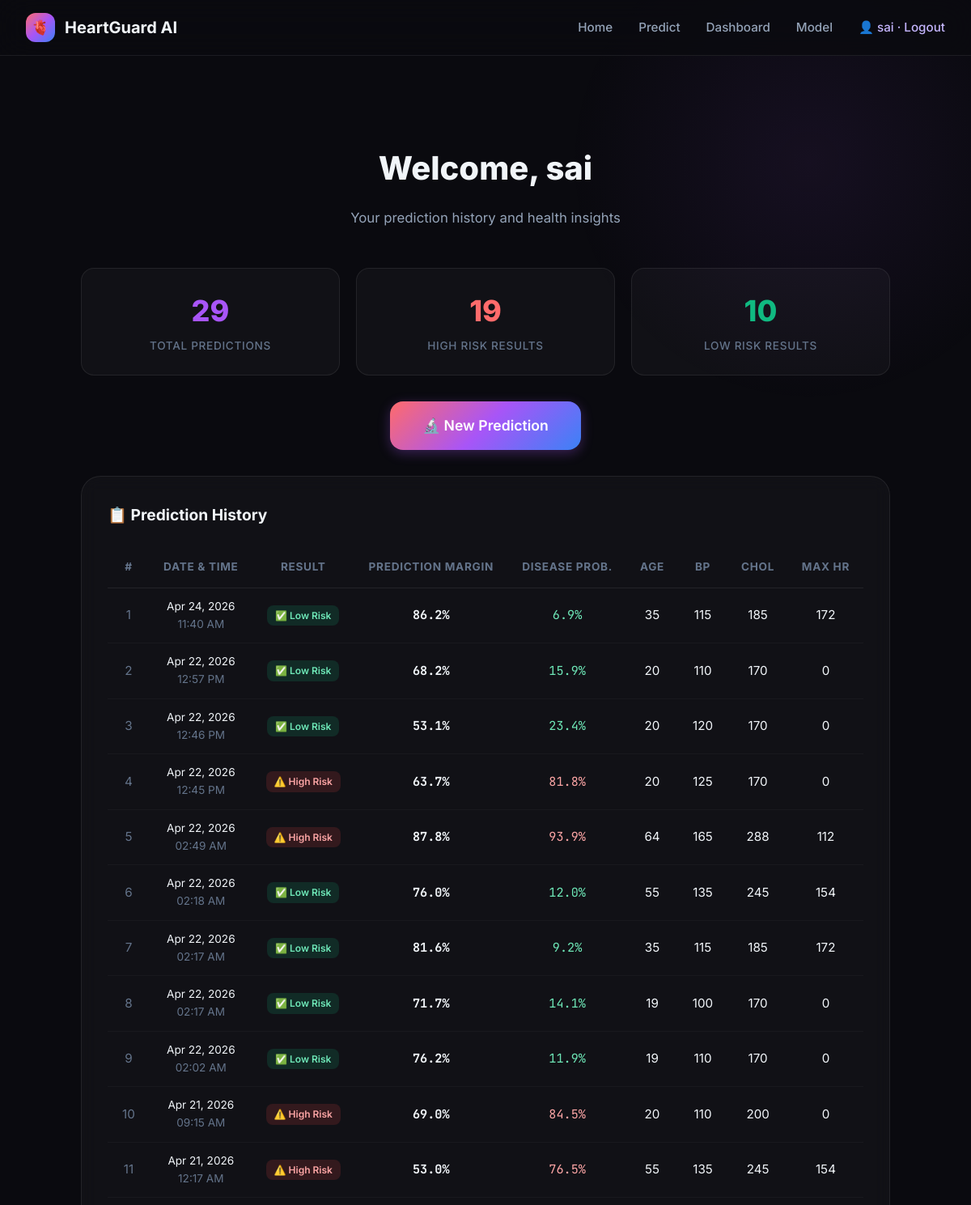
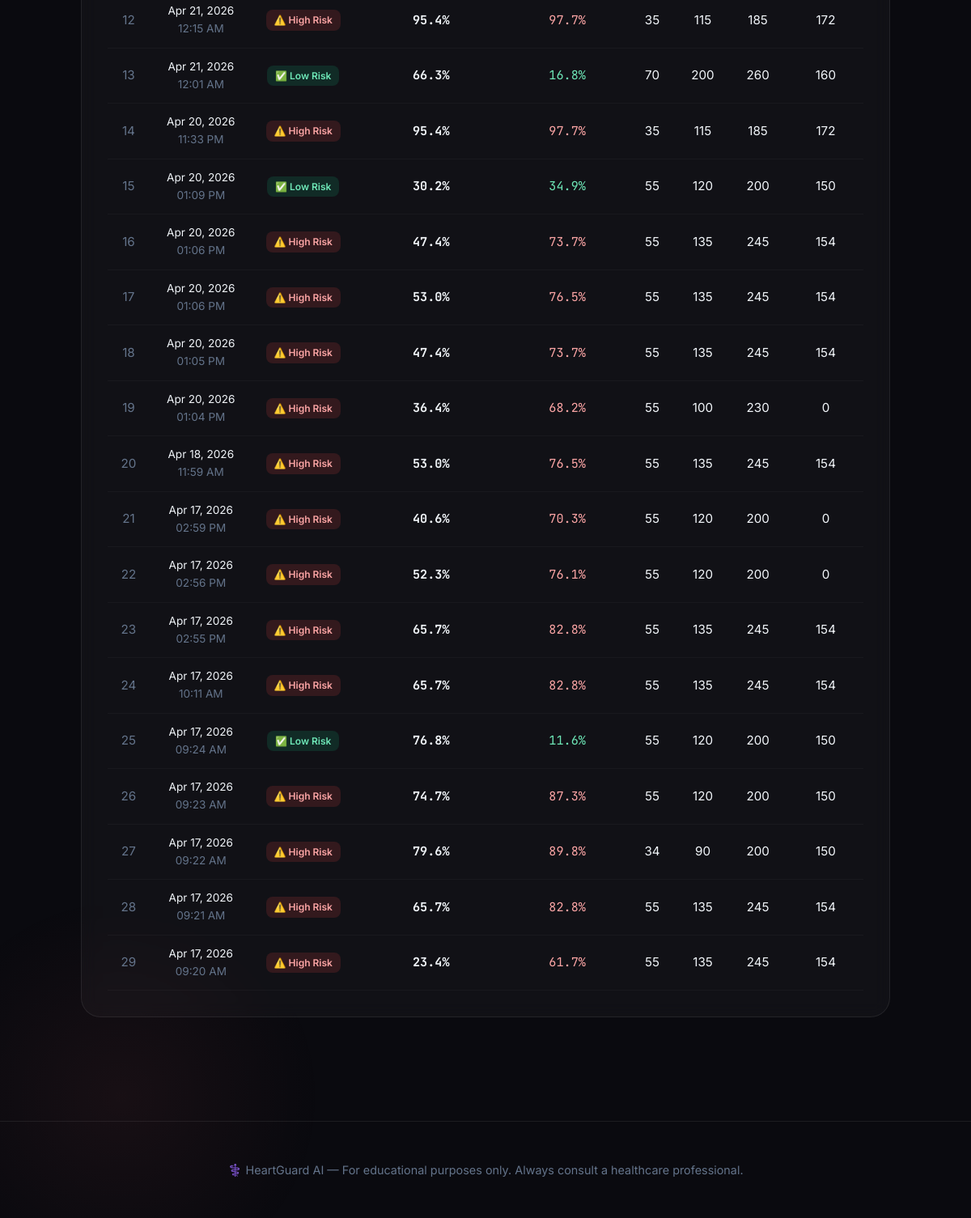
The app's page /dashboard (signed in) with its own data (2 pictures, top to bottom).
### models.py (models this page shows, shortened)
class User(UserMixin, db.Model):
    __tablename__ = 'users'
    id = db.Column(db.Integer, primary_key=True)
    name = db.Column(db.String(100), nullable=False)
    email = db.Column(db.String(120), unique=True, nullable=False, index=True)
    password_hash = db.Column(db.String(256), nullable=False)
    created_at = db.Column(db.DateTime, default=datetime.utcnow)
    predictions = db.relationship('PredictionHistory', backref='user', lazy='dynamic',
                                  order_by='PredictionHistory.created_at.desc()')

class PredictionHistory(db.Model):
    __tablename__ = 'prediction_history'
    id = db.Column(db.Integer, primary_key=True)
    user_id = db.Column(db.Integer, db.ForeignKey('users.id'), nullable=False, index=True)
    created_at = db.Column(db.DateTime, default=datetime.now)
    age = db.Column(db.Float)
    sex = db.Column(db.Float)
    cp = db.Column(db.Float)
    trestbps = db.Column(db.Float)
    chol = db.Column(db.Float)
    fbs = db.Column(db.Float)
    restecg = db.Column(db.Float)
    thalach = db.Column(db.Float)
    exang = db.Column(db.Float)
    oldpeak = db.Column(db.Float)
    slope = db.Column(db.Float)
    ca = db.Column(db.Float)
    thal = db.Column(db.Float)
    prediction = db.Column(db.Integer)  # 0 or 1
    confidence = db.Column(db.Float)
    probability_disease = db.Column(db.Float)
    probability_no_disease = db.Column(db.Float)

### app.py (the view)
@app.route('/dashboard')
@login_required
def dashboard():
    predictions = current_user.predictions.all()
    return render_template('dashboard.html', predictions=predictions, metrics=metrics)

### app.py (called while the page is built)
@login_manager.user_loader
def load_user(user_id):
    return db.session.get(User, int(user_id))

### templates/dashboard.html (shortened to what this page needs)
<!DOCTYPE html>
<html lang="en">
<head>
    <link rel="stylesheet" href="{{ url_for('static', filename='css/style.css') }}">
</head>
<body>
    <div class="bg-animation"></div>
    <nav class="navbar">
        <div class="nav-content">
            <a href="/" class="nav-logo">
                <span class="logo-icon">🫀</span>
                <span>HeartGuard AI</span>
            </a>
            <ul class="nav-links">
                <li><a href="/">Home</a></li>
                <li><a href="/predict">Predict</a></li>
                <li><a href="/dashboard">Dashboard</a></li>
                <li><a href="/model-performance">Model</a></li>
                <li><a href="/logout" class="nav-user">👤 {{ current_user.name }} · Logout</a></li>
            </ul>
        </div>
    </nav>
    <div class="page-content">
        <div class="container">
            <div class="dashboard-container">
                <div class="form-header fade-in">
                    <h1>Welcome, <span class="gradient-text">{{ current_user.name }}</span></h1>
                    <p>Your prediction history and health insights</p>
                </div>
                <div class="metrics-grid fade-in fade-in-delay-1" style="margin-bottom: 2rem;">
                    <div class="metric-card">
                        <div class="metric-value accuracy">{{ predictions|length }}</div>
                        <div class="metric-label">Total Predictions</div>
                    </div>
                    <div class="metric-card">
                        <div class="metric-value recall">
                            {{ predictions|selectattr('prediction', 'equalto', 1)|list|length }}
                        </div>
                        <div class="metric-label">High Risk Results</div>
                    </div>
                    <div class="metric-card">
                        <div class="metric-value f1">
                            {{ predictions|selectattr('prediction', 'equalto', 0)|list|length }}
                        </div>
                        <div class="metric-label">Low Risk Results</div>
                    </div>
                </div>
                <div style="text-align: center; margin-bottom: 2rem;" class="fade-in fade-in-delay-2">
                    <a href="/predict" class="btn btn-primary btn-lg">
                        🔬 New Prediction
                    </a>
                </div>
                <div class="card fade-in fade-in-delay-3" style="overflow-x: auto;">
                    <h3 style="margin-bottom: 1.25rem;">📋 Prediction History</h3>
                    {% if predictions|length == 0 %}
                    <div style="text-align: center; padding: 3rem 1rem;">
                        <p style="font-size: 3rem; margin-bottom: 1rem;">🔬</p>
                        <p style="color: var(--text-secondary); font-size: 1.1rem;">No predictions yet.</p>
                        <p style="color: var(--text-muted); margin-bottom: 1.5rem;">Make your first heart disease risk assessment!</p>
                        <a href="/predict" class="btn btn-primary">Start Prediction</a>
                    </div>
                    {% else %}
                    <table class="contributions-table">
                        <thead>
                            <tr>
                                <th>#</th>
                                <th>Date & Time</th>
                                <th>Result</th>
                                <th>Prediction Margin</th>
                                <th>Disease Prob.</th>
                                <th>Age</th>
                                <th>BP</th>
                                <th>Chol</th>
                                <th>Max HR</th>
                            </tr>
                        </thead>
                        <tbody>
                            {% for p in predictions %}
                            <tr>
                                <td style="color: var(--text-muted);">{{ loop.index }}</td>
                                <td style="font-size: 0.85rem;">
                                    {{ p.created_at.strftime('%b %d, %Y') }}<br>
                                    <span style="color: var(--text-muted);">{{ p.created_at.strftime('%I:%M %p') }}</span>
                                </td>
                                <td>
                                    {% if p.prediction == 1 %}
                                    <span class="impact-tag increases">⚠️ High Risk</span>
                                    {% else %}
                                    <span class="impact-tag decreases">✅ Low Risk</span>
                                    {% endif %}
                                </td>
                                <td>
                                    <span style="font-weight: 700; font-family: 'JetBrains Mono', monospace;">
                                        {{ p.confidence }}%
                                    </span>
                                </td>
                                <td>
                                    <span style="font-family: 'JetBrains Mono', monospace; color: {{ '#fca5a5' if p.probability_disease > 50 else '#6ee7b7' }};">
                                        {{ p.probability_disease }}%
                                    </span>
                                </td>
                                <td>{{ p.age|int }}</td>
                                <td>{{ p.trestbps|int }}</td>
                                <td>{{ p.chol|int }}</td>
                                <td>{{ p.thalach|int }}</td>
                            </tr>
                            {% endfor %}
                        </tbody>
                    </table>
                    {% endif %}
                </div>
            </div>
        </div>
        <footer class="footer">
            <div class="container">
                <p>⚕️ HeartGuard AI — For educational purposes only. Always consult a healthcare professional.</p>
            </div>
        </footer>
    </div>
</body>
</html>

### records on screen
User: name "sai"
PredictionHistory: created_at "Apr 24, 2026", created_at "11:40 AM", prediction "✅ Low Risk", confidence "86.2", probability_disease "6.9", age "35", trestbps "115", chol "185", thalach "172"
PredictionHistory: created_at "Apr 22, 2026", created_at "12:57 PM", prediction "✅ Low Risk", confidence "68.2", probability_disease "15.9", age "20", trestbps "110", chol "170", thalach "0"
PredictionHistory: created_at "Apr 22, 2026", created_at "12:46 PM", prediction "✅ Low Risk", confidence "53.1", probability_disease "23.4", age "20", trestbps "120", chol "170", thalach "0"
PredictionHistory: created_at "Apr 22, 2026", created_at "12:45 PM", prediction "⚠️ High Risk", confidence "63.7", probability_disease "81.8", age "20", trestbps "125", chol "170", thalach "0"
PredictionHistory: created_at "Apr 22, 2026", created_at "02:49 AM", prediction "⚠️ High Risk", confidence "87.8", probability_disease "93.9", age "64", trestbps "165", chol "288", thalach "112"
PredictionHistory: created_at "Apr 22, 2026", created_at "02:18 AM", prediction "✅ Low Risk", confidence "76.0", probability_disease "12.0", age "55", trestbps "135", chol "245", thalach "154"
PredictionHistory: created_at "Apr 22, 2026", created_at "02:17 AM", prediction "✅ Low Risk", confidence "81.6", probability_disease "9.2", age "35", trestbps "115", chol "185", thalach "172"
PredictionHistory: created_at "Apr 22, 2026", created_at "02:17 AM", prediction "✅ Low Risk", confidence "71.7", probability_disease "14.1", age "19", trestbps "100", chol "170", thalach "0"
PredictionHistory: created_at "Apr 22, 2026", created_at "02:02 AM", prediction "✅ Low Risk", confidence "76.2", probability_disease "11.9", age "19", trestbps "110", chol "170", thalach "0"
PredictionHistory: created_at "Apr 21, 2026", created_at "09:15 AM", prediction "⚠️ High Risk", confidence "69.0", probability_disease "84.5", age "20", trestbps "110", chol "200", thalach "0"
PredictionHistory: created_at "Apr 21, 2026", created_at "12:17 AM", prediction "⚠️ High Risk", confidence "53.0", probability_disease "76.5", age "55", trestbps "135", chol "245", thalach "154"
PredictionHistory: created_at "Apr 21, 2026", created_at "12:15 AM", prediction "⚠️ High Risk", confidence "95.4", probability_disease "97.7", age "35", trestbps "115", chol "185", thalach "172"
PredictionHistory: created_at "Apr 21, 2026", created_at "12:01 AM", prediction "✅ Low Risk", confidence "66.3", probability_disease "16.8", age "70", trestbps "200", chol "260", thalach "160"
PredictionHistory: created_at "Apr 20, 2026", created_at "11:33 PM", prediction "⚠️ High Risk", confidence "95.4", probability_disease "97.7", age "35", trestbps "115", chol "185", thalach "172"
PredictionHistory: created_at "Apr 20, 2026", created_at "01:09 PM", prediction "✅ Low Risk", confidence "30.2", probability_disease "34.9", age "55", trestbps "120", chol "200", thalach "150"
PredictionHistory: created_at "Apr 20, 2026", created_at "01:06 PM", prediction "⚠️ High Risk", confidence "47.4", probability_disease "73.7", age "55", trestbps "135", chol "245", thalach "154"
PredictionHistory: created_at "Apr 20, 2026", created_at "01:06 PM", prediction "⚠️ High Risk", confidence "53.0", probability_disease "76.5", age "55", trestbps "135", chol "245", thalach "154"
PredictionHistory: created_at "Apr 20, 2026", created_at "01:05 PM", prediction "⚠️ High Risk", confidence "47.4", probability_disease "73.7", age "55", trestbps "135", chol "245", thalach "154"
PredictionHistory: created_at "Apr 20, 2026", created_at "01:04 PM", prediction "⚠️ High Risk", confidence "36.4", probability_disease "68.2", age "55", trestbps "100", chol "230", thalach "0"
PredictionHistory: created_at "Apr 18, 2026", created_at "11:59 AM", prediction "⚠️ High Risk", confidence "53.0", probability_disease "76.5", age "55", trestbps "135", chol "245", thalach "154"
PredictionHistory: created_at "Apr 17, 2026", created_at "02:59 PM", prediction "⚠️ High Risk", confidence "40.6", probability_disease "70.3", age "55", trestbps "120", chol "200", thalach "0"
PredictionHistory: created_at "Apr 17, 2026", created_at "02:56 PM", prediction "⚠️ High Risk", confidence "52.3", probability_disease "76.1", age "55", trestbps "120", chol "200", thalach "0"
PredictionHistory: created_at "Apr 17, 2026", created_at "02:55 PM", prediction "⚠️ High Risk", confidence "65.7", probability_disease "82.8", age "55", trestbps "135", chol "245", thalach "154"
PredictionHistory: created_at "Apr 17, 2026", created_at "10:11 AM", prediction "⚠️ High Risk", confidence "65.7", probability_disease "82.8", age "55", trestbps "135", chol "245", thalach "154"
PredictionHistory: created_at "Apr 17, 2026", created_at "09:24 AM", prediction "✅ Low Risk", confidence "76.8", probability_disease "11.6", age "55", trestbps "120", chol "200", thalach "150"
PredictionHistory: created_at "Apr 17, 2026", created_at "09:23 AM", prediction "⚠️ High Risk", confidence "74.7", probability_disease "87.3", age "55", trestbps "120", chol "200", thalach "150"
PredictionHistory: created_at "Apr 17, 2026", created_at "09:22 AM", prediction "⚠️ High Risk", confidence "79.6", probability_disease "89.8", age "34", trestbps "90", chol "200", thalach "150"
PredictionHistory: created_at "Apr 17, 2026", created_at "09:21 AM", prediction "⚠️ High Risk", confidence "65.7", probability_disease "82.8", age "55", trestbps "135", chol "245", thalach "154"
PredictionHistory: created_at "Apr 17, 2026", created_at "09:20 AM", prediction "⚠️ High Risk", confidence "23.4", probability_disease "61.7", age "55", trestbps "135", chol "245", thalach "154"

### other values on screen
{{ predictions|length }} "29"
{{ predictions|selectattr('prediction', 'equalto', 1)|list|length }} "19"
{{ predictions|selectattr('prediction', 'equalto', 0)|list|length }} "10"
